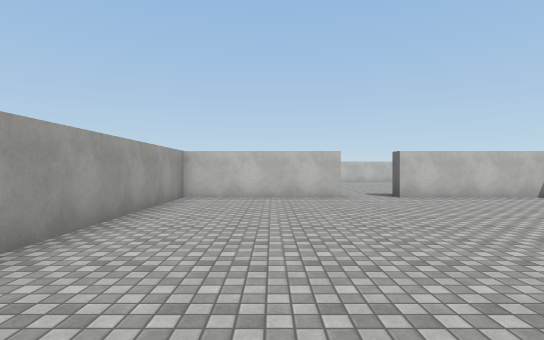
View 1 (above)

13 first-person views from a walk through a Unity game level. The camera is 1.4 m above the floor, looks level and sees 80° across. The floor is counted in squares, 2 m on a side. Each view is taken from the middle of a square. On the plan, view 1 faces up. The plan holds only what a view shows up to about 10 squares ahead; the rest is blank. The player character is not drawn. Door leaves are left out, so doorways stand open. Surface patterns are stand-ins for the level's own textures.

View 2
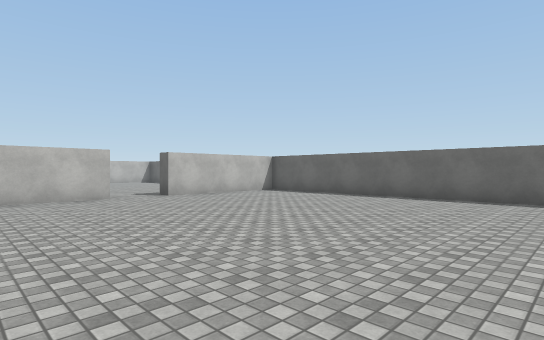

View 3
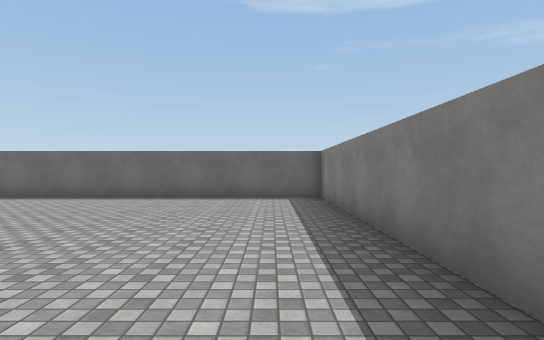

View 4
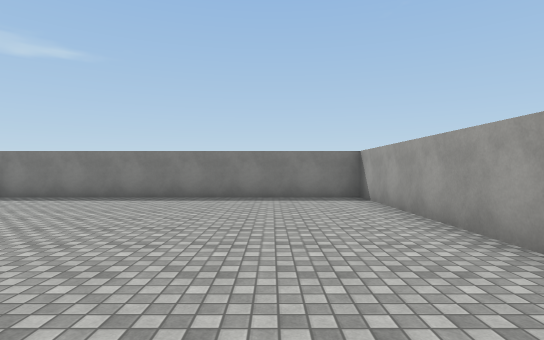

View 5
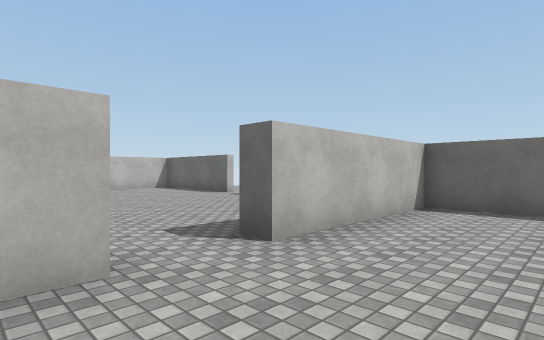

View 6
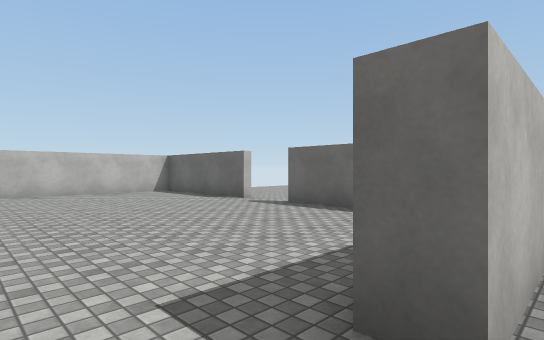

View 7
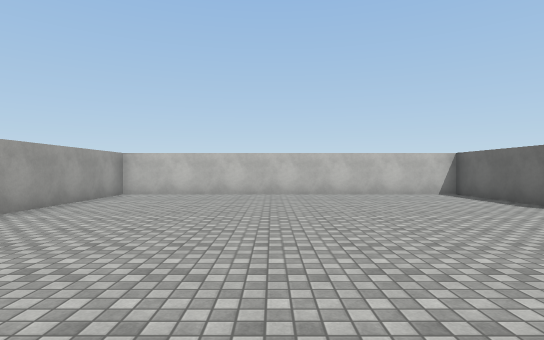

View 8
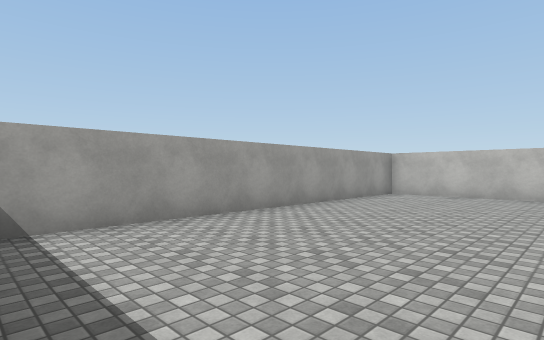

View 9
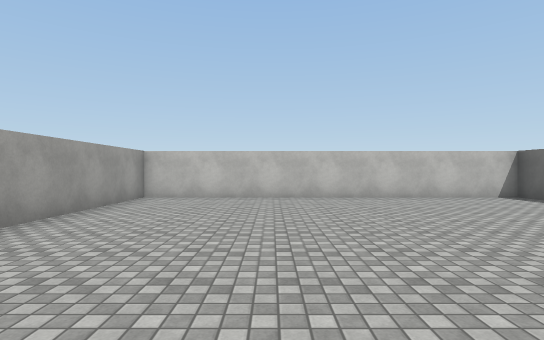

View 10
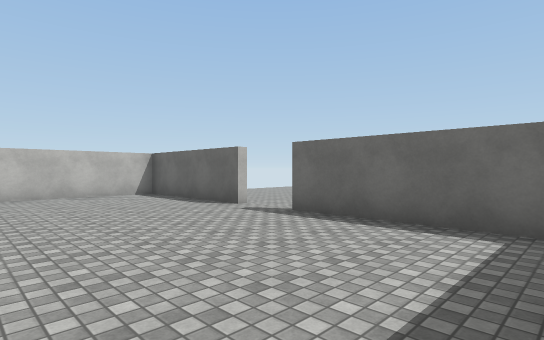

View 11
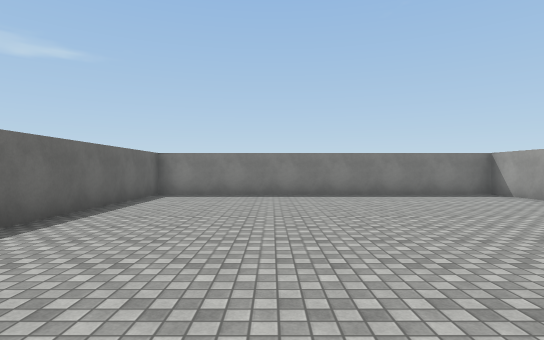

View 12
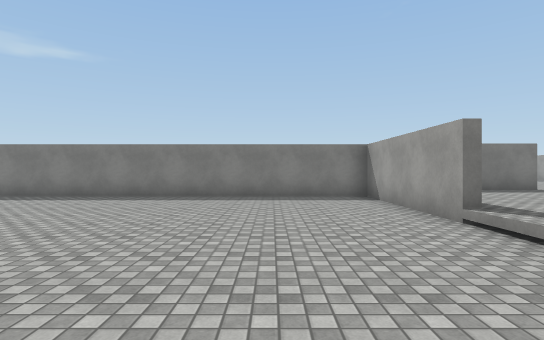

View 13
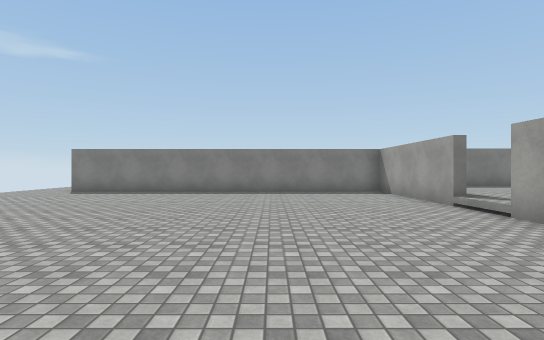

### Floor plan
Key: @ floor where view 1 was taken; # wall or solid block; . main floor; - floor 0.5 m lower than the main floor; D open door.
Columns run from 2 left of view 1 to 18 right of it. Each row starts with its distance up from view 1.
 19              -
 18 ##########  ---
 17 #........# -----
 16 #........#-------
 15 #........#--------
 14 #........DD-------
 13 #........DD--------
 12 #........#----------
 11 #........#-----------
 10 #........#-----------
  9 ####..####-----------
  8 #........###########
  7 #.........#
  6 #.........#
  5 #.........#
  4 #.........#
  3 #.........#
  2 #.........#
  1 #.........#
  0 #.@.......#
 -1 ###########

Where each view was taken, in squares from view 1:
view 1: 0 up, 0 right, facing up
view 2: 0 up, 1 left, facing up-right
view 3: 0 up, 1 left, facing right
view 4: 7 up, 0 right, facing down
view 5: 6 up, 1 right, facing up-right
view 6: 8 up, 2 right, facing up-right
view 7: 9 up, 2 right, facing up
view 8: 9 up, 2 right, facing up-left
view 9: 10 up, 1 right, facing up
view 10: 9 up, 3 right, facing up-right
view 11: 8 up, 4 right, facing down
view 12: 17 up, 10 right, facing down
view 13: 19 up, 11 right, facing down
